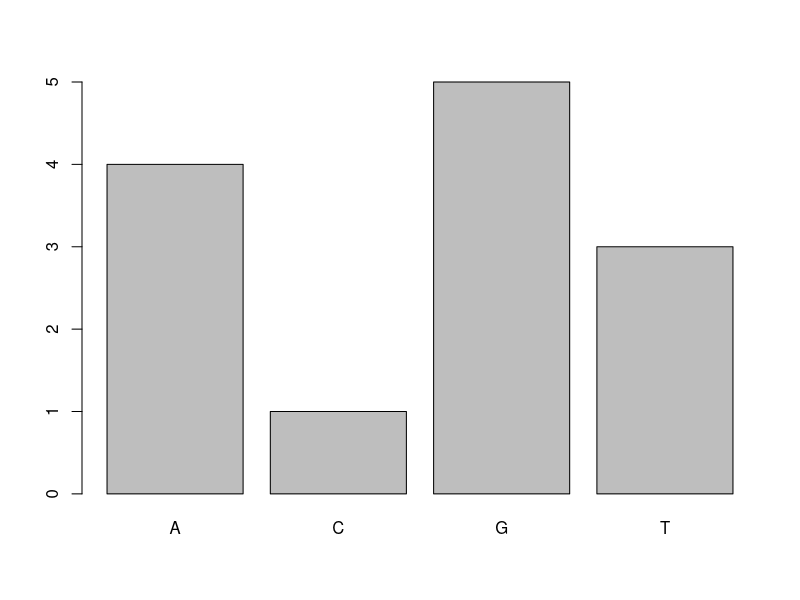

Write the R code that produced this figure. (Note: this script raises an error after producing the figure.)
## ---- chunk 1
df = data.frame(a=1:5, b=6:10)
vect = 1:5

class(df)
class(vect)

summary(df)
summary(vect)
## ---- chunk 2
summary

methods(summary)
## ---- chunk 3
summary.data.frame(df)  # same as summary(df) because class(df) == "data.frame"
summary.default(vect)  # same as summary(vect) because class(vect) == "integer"
## ---- chunk 4
summary.integer = function(object, ...){
  message("This is our own version of summary for integers!")
}
methods("summary")
summary(vect)
## ---- chunk 5
dna = list(name="Our sequence name", sequence="ATGGATGACGATG")
class(dna) = "MyDNASeq"
dna
## ---- chunk 6
summary(dna)

summary.MyDNASeq = function(object, ...){
  message("This is a DNA sequence of length ", nchar(dna$sequence))
}

summary(dna)
## ---- chunk 7
length
methods(length)
## ---- chunk 8

length(dna) # before defining our implementation

length.MyDNASeq = function(x){
  nchar(x$sequence)
}

length(dna)
## ---- chunk 9
plot.MyDNASeq = function(x, y, ...){
  letters = table(strsplit(x$sequence,""))
  barplot(letters)
}

plot(dna)
## ---- chunk 10
class(dna) = "lm" # dna is now a linear model?!
## ---- chunk 11
summary(dna)
